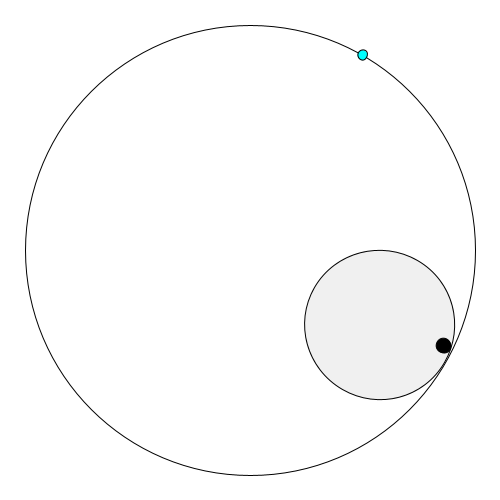
Frame 1 (no input)
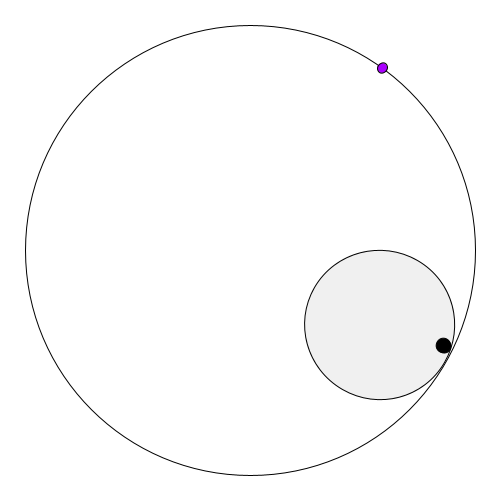
Frame 60 (the mouse pressed at the canvas centre just before this capture)
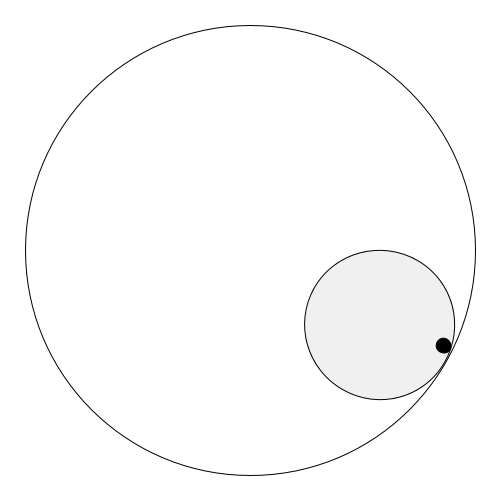
Frame 120 (the mouse held since frame 60 and released just before this capture)

The Processing sketch that drew these frames (run headless with seeded random() and noise(); from frame 60 on, the mouse is pressed at the canvas centre):

// Processing sketch: processing_122579
// ── processing_122579.pde

float counter = 0;
void setup()
{
  size(500, 500);
}
void draw()
{
  if (hour()<=17) // TAG
  {
    colorMode(RGB, 255);
    background(255);
    //Kreisbahn
    translate(width/2, height/2); 
    noFill();
    ellipse(0, 0, 450, 450);
    //Stundenzeiger
    float std = map(hour(), 0, 12, 0, 360);
    pushMatrix();
    rotate(radians(std)); // Um i rotieren
    translate(0, -150); // Um Radius verschieben
    fill(240);
    ellipse(0, 0, 150, 150);
    //Minutenzeiger 
    float min = map(minute(), 0, 60, 0, 360); 
    rotate(-radians(std));
    rotate(radians(min)); //
    translate(0, -67); // Um Radius verschieben
    fill(0);
    ellipse(0, 0, 15, 15);
    popMatrix();
    //Sekundenzeiger
    if (mousePressed==true) {
    }
    else {
      stroke(0);
      colorMode(HSB, 360, 100, 100);
      float h = map(sin(counter), -1, 1, 0, 360);
      fill(h, 100, 100);
      counter += 0.01;
      float sec = map(second(), 0, 60, 0, 360);
      pushMatrix();
      rotate(radians(sec));
      translate(0, -225);
      ellipse(0, 0, 10, 10);
      popMatrix();
    }
  }
  else if (hour() >=17 && hour() <=8)// NACHT
  {
    colorMode(RGB,255);
    background(0);
    stroke(255);

    translate(width/2, height/2); 
    noFill();
    ellipse(0, 0, 450, 450);
    //Stundenzeiger
    float std = map(hour(), 0, 12, 0, 360);
    pushMatrix();
    rotate(radians(std)); // Um i rotieren
    translate(0, -150); // Um Radius verschieben
    fill(30);
    ellipse(0, 0, 150, 150);
    //Minutenzeiger 
    float min = map(minute(), 0, 60, 0, 360); 
    rotate(-radians(std));
    rotate(radians(min)); //
    translate(0, -67); // Um Radius verschieben
    fill(255);
    ellipse(0, 0, 15, 15);
    popMatrix();

    if (mousePressed==true) {
    }
    else {
      //Sekundenzeiger
      colorMode(HSB, 360, 100, 100);
      float h = map(sin(counter), -1, 1, 0, 360);
      fill(h, 100, 100);
      counter += 0.01;
      float sec = map(second(), 0, 60, 0, 360);
      pushMatrix();
      rotate(radians(sec));
      translate(0, -225);
      ellipse(0, 0, 10, 10);
      popMatrix();
    }
  }
}
